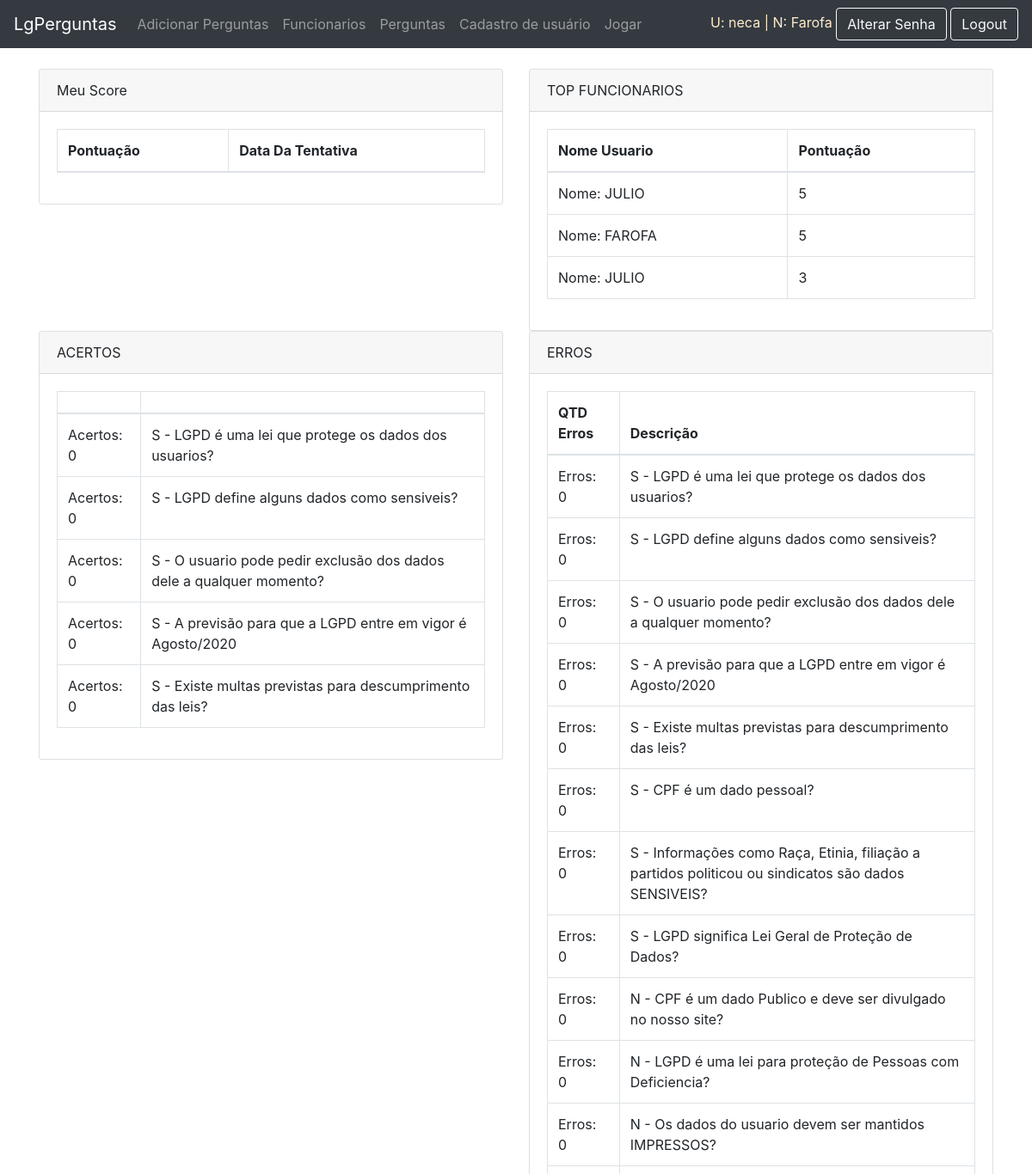
The app's page / (signed in, upper part), older data.
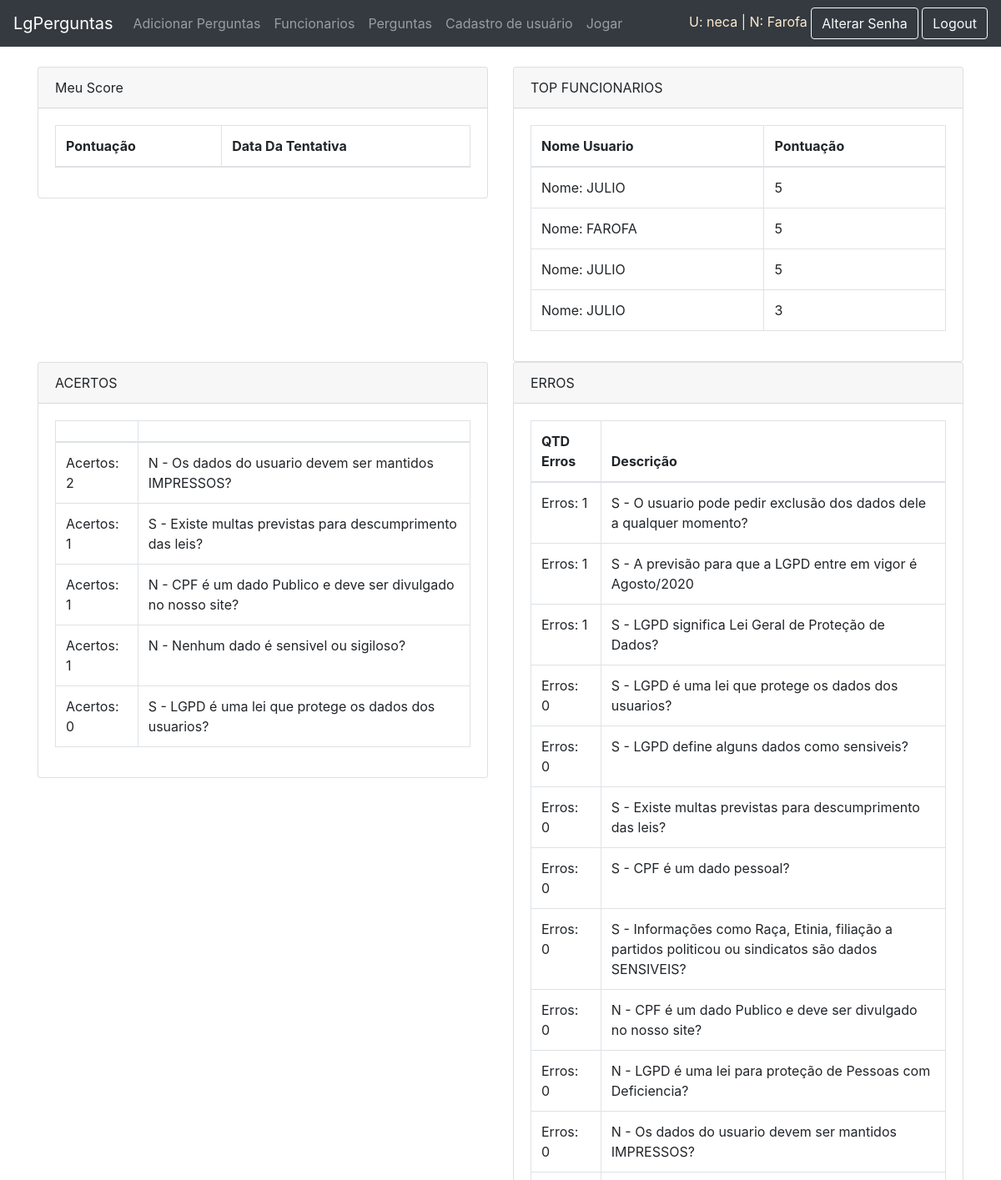
The same page, newer data.
### app/models.py (models this page shows)
class AuthUser(models.Model):
    password = models.CharField(max_length=128)
    last_login = models.DateTimeField(blank=True, null=True)
    is_superuser = models.BooleanField()
    username = models.CharField(unique=True, max_length=150)
    first_name = models.CharField(max_length=128)
    email = models.CharField(max_length=254)
    is_staff = models.BooleanField()
    is_active = models.BooleanField()
    date_joined = models.DateTimeField(auto_now=True)
    last_name = models.CharField(max_length=150)
    class Meta:
        managed = False
        db_table = 'auth_user'

class Jogo(models.Model):
    jogador = models.IntegerField()
    nome_jogador = models.CharField(max_length=254, default="test")
    usuario = models.ForeignKey(AuthUser, models.DO_NOTHING,related_name="ex4")
    empresa = models.ForeignKey(AuthUser, models.DO_NOTHING,related_name="ex5")
    pontuacao = models.IntegerField()
    data_jogo = models.DateTimeField(auto_now=True)

class PerguntaSimples (models.Model):
    empresa = models.ForeignKey(AuthUser, models.DO_NOTHING)
    descricao = models.CharField(max_length=254)
    resposta =  models.BooleanField()
    acertos = models.IntegerField(default = 0)
    erros = models.IntegerField(default = 0)

### app/views.py (the view, shortened to what this page needs)
# urls.py: 2. Add a URL to urlpatterns:  path('', views.home, name='home')
@login_required(login_url='/login/')
def home(request):
    data = {}
    try:
        data['usuarios']= AuthUser.objects.filter(id=request.user.id)
        usuario = AuthUser.objects.get(id=request.user.id)
    except:
        None
    if request.user.is_superuser and request.user.is_staff:
        try:
            data['acertos']= PerguntaSimples.objects.filter(empresa = usuario).order_by('-acertos')[:5]
            data['erros']=PerguntaSimples.objects.filter(empresa = usuario).order_by('-erros')
            data['melhores']=Jogo.objects.filter(empresa = usuario).order_by('-pontuacao')[:5]
        except:
            None
    try:
        data['score']=Jogo.objects.filter(usuario=usuario).order_by('-pontuacao')
    except:
            None
    return render(request, 'home.html',data)

### app/templates/home.html (shortened to what this page needs)
{% extends 'template.html' %}
{% block content %}
<div class="container" style="margin-top: 10vh;">
	<div class="row">
		<div class="col-md-12 box-container">
			<form action="">
				<div class="form-group">
					<div class="row">
						<div class="col-md-6">
							<div class="card">
								<div class="card-header">
									Meu Score
								</div>
								<div class="card-body">
									<table data-toggle="table" class="table table-bordered">
										<thead>
											<tr>
												<th>Pontuação</th>
												<th>Data Da Tentativa</th>
											</tr>
										</thead>
									</table>
								</div>
							</div>
						</div>
					{% if user.is_staff%}
						<div class="col-md-6">
							<div class="card">
								<div class="card-header">
									TOP FUNCIONARIOS
								</div>
								<div class="card-body">
									<table data-toggle="table" class="table table-bordered">
										<thead>
											<tr>
												<th>Nome Usuario</th>
                                                <th>Pontuação</th>
											</tr>
										</thead>
										<tbody>
											{% for item in melhores %}
											<tr>
												<td>
													Nome: {{item.usuario.first_name}}
												</td>
												<td>
													{{item.pontuacao}}
												</td>
											</tr>
											{% endfor %}
										</tbody>
									</table>
								</div>
							</div>
						</div>
					</div>
					<div class="row">
						<div class="col-md-6">
							<div class="card">
								<div class="card-header">
									ACERTOS
								</div>
								<div class="card-body">
									<table data-toggle="table" class="table table-bordered">
										<thead>
											<tr>
												<th></th>
												<th></th>
											</tr>
										</thead>
										<tbody>
											{% for item in acertos %}
											<tr>
												<td>Acertos: {{item.acertos}}</td>
												<td>{{item.descricao}}</td>
											</tr>
											{% endfor %}
										</tbody>
									</table>
								</div>
							</div>
						</div>
						<div class="col-md-6">
							<div class="card">
								<div class="card-header">
                                    ERROS
                                </div>
								<div class="card-body">
									<table data-toggle="table" class="table table-bordered">
										<thead>
											<tr>
												<th>QTD Erros</th>
												<th>Descrição</th>
											</tr>
										</thead>
										<tbody>
											{% for item in erros %}
											<tr>
												<td>Erros: {{item.erros}} </td>
												<td>{{item.descricao}}</td>
											</tr>
											{% endfor %}
										</tbody>
									</table>
								</div>
							</div>
						</div>
					</div>
					{%endif%}
				</div>
			</form>
		</div>
	</div>
</div>
{% endblock %}

### app/templates/template.html (shortened to what this page needs)
<!doctype html>
<html lang="en">
  <head>
    <link rel="stylesheet" href="https://stackpath.bootstrapcdn.com/bootstrap/4.4.1/css/bootstrap.min.css">
    <link rel="stylesheet" href="https://unpkg.com/bootstrap-table@1.16.0/dist/bootstrap-table.min.css">
  </head>
  <body>
    <nav class="navbar navbar-expand-lg navbar-dark bg-dark mb-3  fixed-top">
  <a class="navbar-brand" href="/">LgPerguntas</a>
  <div class="collapse navbar-collapse" id="navbarSupportedContent">
    <ul class="navbar-nav mr-auto">
      {% if user.is_authenticated %}
        {% if user.is_superuser %}
      <li class="nav-item dropdown">
        <a class="nav-link" href="/perguntas/cadastrar">Adicionar Perguntas</a>
      </li>
        {%endif%}
      {% if user.is_superuser or user.is_staff %}
      <li>
        <a class="nav-link" href="/funcionarios/">Funcionarios</a>
      </li>
      <li>
        <a class="nav-link" href="/perguntas/">Perguntas</a>
      </li>
      <li>
        <a class="nav-link" href="/registro/">Cadastro de usuário</a>
      </li>
      {%endif%}
      <li class="nav-item">
        <a class="nav-link" href="/jogo">Jogar</a>
      </li>
      {% endif %}
    </ul>
      <div class="ml-auto">
        {% if user.is_authenticated %}
        {% for item in usuarios%}
          <h7 style="color: blanchedalmond;">U: {{item.username}} | N: {{item.first_name}}</h7>
        {%endfor%}
        <a class="btn btn-outline-light" href="/altsenha/">Alterar Senha</a>
        <a class="btn btn-outline-light" href="/logout/">Logout</a>
      </div>
    {% endif %}
  </div>
</nav>
    {% block content%}
    {% endblock %}
  </body>
</html>

Row changes from the older to the newer data that the page shows:
no longer on one of the page's lists (row edited): PerguntaSimples: acertos "0", descricao "S - O usuario pode pedir exclusão dos dados dele a qualquer momento?"
no longer on one of the page's lists (row edited): PerguntaSimples: acertos "0", descricao "S - A previsão para que a LGPD entre em vigor é Agosto/2020"
no longer on one of the page's lists (row unchanged): PerguntaSimples: acertos "0", descricao "S - LGPD define alguns dados como sensiveis?"
added Jogo: usuario.first_name "JULIO", pontuacao "5"
now on one of the page's lists (row edited): PerguntaSimples: acertos "2", descricao "N - Os dados do usuario devem ser mantidos IMPRESSOS?"
changed PerguntaSimples "S - Existe multas previstas para descumprimento das leis?": acertos "0" → "1"; moves up the list
now on one of the page's lists (row edited): PerguntaSimples: acertos "1", descricao "N - CPF é um dado Publico e deve ser divulgado no nosso site?"
now on this page (row edited): PerguntaSimples: acertos "1", descricao "N - Nenhum dado é sensivel ou sigiloso?"
changed PerguntaSimples "S - O usuario pode pedir exclusão dos dados dele a qualquer momento?": erros "0" → "1"; moves up the list
changed PerguntaSimples "S - A previsão para que a LGPD entre em vigor é Agosto/2020": erros "0" → "1"; moves up the list
changed PerguntaSimples "S - LGPD significa Lei Geral de Proteção de Dados?": erros "0" → "1"; moves up the list
